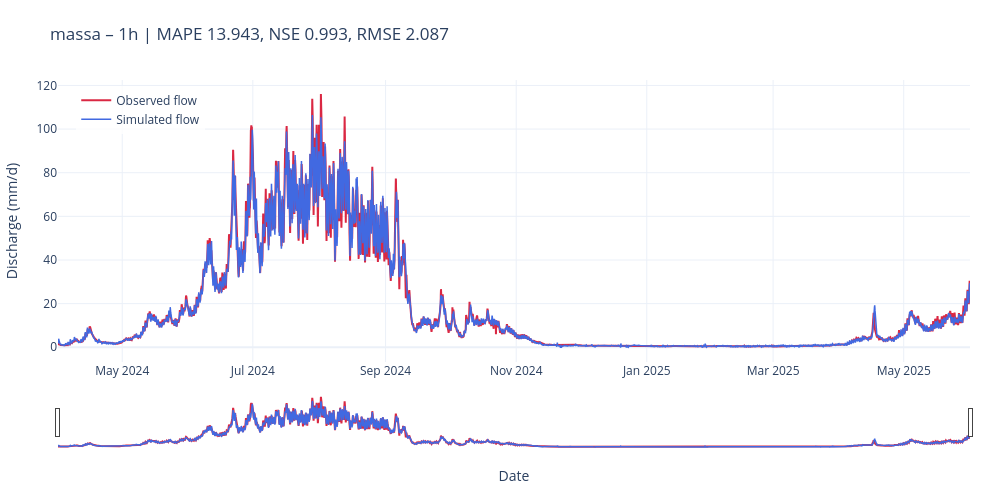

The notebook cell saved with this chart:
### Markdown cell above
Let's plot the model predictions vs. the observations

### Code cell
qobs=results['massa']['1h']['xr']['streamflow_obs']
qsim=results['massa']['1h']['xr']['streamflow_sim']
plot_hydrograph(
    qobs=qobs,
    qsim=qsim,
    results=results,
    basin='massa',
    freq='1h',
    plot_peaks=False  # turn on high-flow markers
)

### Figure 1 — Plotly figure (JSON) as saved in the notebook; plotly's stock layout.template omitted (floating-point values rounded to 4 significant figures; data arrays with more than 128 entries replaced by an {"elided": "..."} marker saying what was removed)
{"data": [{"line": {"color": "#da2843", "width": 2}, "mode": "lines", "name": "Observed flow", "type": "scatter", "x": {"elided": "10224 str values"}, "y": {"elided": "10224 float values"}}, {"line": {"color": "royalblue", "width": 1.5}, "mode": "lines", "name": "Simulated flow", "type": "scatter", "x": {"elided": "10224 str values"}, "y": {"elided": "10224 float values"}}], "layout": {"height": 500, "hovermode": "x unified", "legend": {"bgcolor": "rgba(255,255,255,0.8)", "x": 0.02, "y": 0.98}, "margin": {"b": 50, "l": 50, "r": 30, "t": 80}, "title": {"text": "massa – 1h | MAPE 13.943, NSE 0.993, RMSE 2.087"}, "width": 1000, "xaxis": {"rangeslider": {"visible": true}, "title": {"text": "Date"}}, "yaxis": {"title": {"text": "Discharge (mm/d)"}}}}
